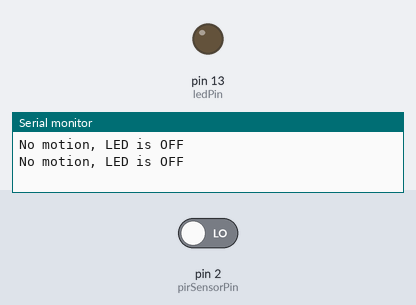
Bench run of a sketch on a simulated Arduino Uno, built with avr-gcc and run on an emulated ATmega328P. On the bench: output pins drawn as LEDs (lit = HIGH), the last lines printed to the serial monitor. Inputs (shaded band) come from the test bench; at power-on: pin 2 (pirSensorPin) LOW.

Above: at 1.2 s.
1.3 s: pin 2 (pirSensorPin) driven HIGH
At 3.2 s:
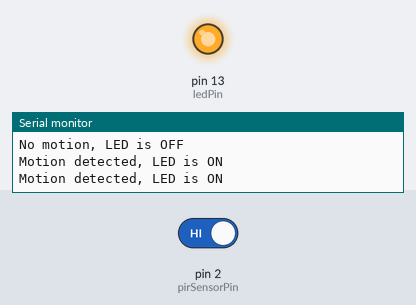
3.5 s: pin 2 (pirSensorPin) driven LOW
At 5.0 s:
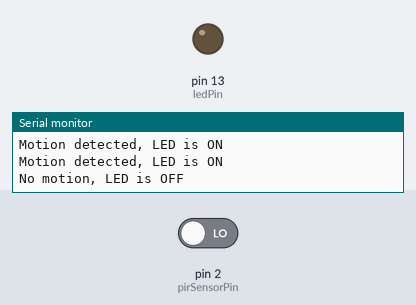
Timing chart, 0 to 6.5 s (numbered marks = the images above; inputs shaded):
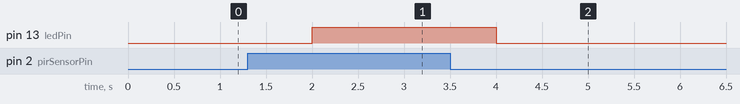

The sketch:

Task1.2P.ino
```cpp
// Interrupt-driven Sense-Think-Act Program

const int pirSensorPin = 2; // Pin for the PIR sensor
const int ledPin = LED_BUILTIN; // Built-in LED pin
volatile bool motionDetected = false; // Volatile variable to store motion detection state

void setup() {
  pinMode(pirSensorPin, INPUT); // Set PIR sensor pin as input
  pinMode(ledPin, OUTPUT); // Set LED pin as output
  Serial.begin(9600); // Start serial communication

  // Attach interrupt to the PIR sensor pin
  attachInterrupt(digitalPinToInterrupt(pirSensorPin), motionISR, CHANGE);
}

void loop() {
  // Check if motion is detected
  if (motionDetected) {
    digitalWrite(ledPin, HIGH); // Turn on LED
    Serial.println("Motion detected, LED is ON");
  } else {
    digitalWrite(ledPin, LOW); // Turn off LED
    Serial.println("No motion, LED is OFF");
  }
  delay(1000); // Wait for a second before next check
}

// Interrupt Service Routine (ISR) for motion detection
void motionISR() {
  motionDetected = digitalRead(pirSensorPin) == HIGH;
}
```

Measured:
- after the input at 1.3 s, pin 13 (ledPin): LOW → HIGH after 0.70 s
- after the input at 3.5 s, pin 13 (ledPin): HIGH → LOW after 0.50 s
